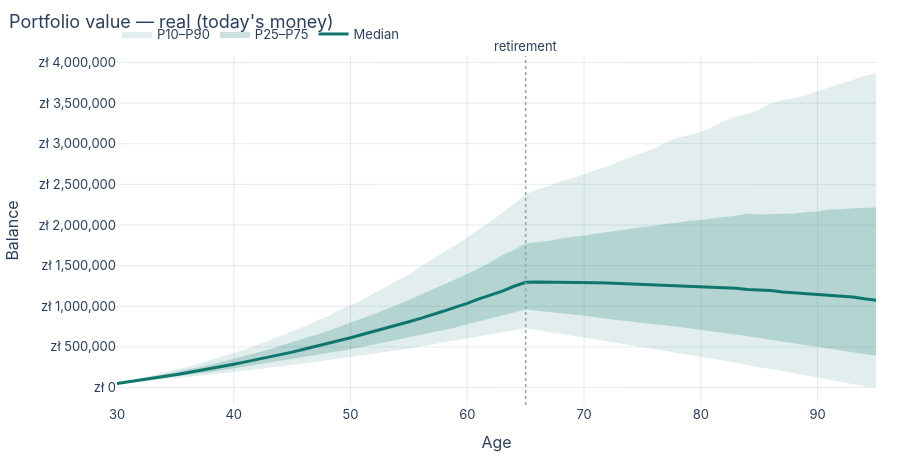

The notebook cell saved with this chart:
### Markdown cell above
## Fan chart — the spread of outcomes

The median line is the "typical" path; the shaded bands are the P10–P90 and
P25–P75 ranges across all simulated paths, in **today's money**.

### Code cell
viz.fan_chart(result, real=True, currency="zł ")

### Figure 1 — Plotly figure (JSON) as saved in the notebook; plotly's stock layout.template omitted (floating-point values rounded to 4 significant figures; data arrays with more than 128 entries replaced by an {"elided": "..."} marker saying what was removed)
{"data": [{"fill": "toself", "fillcolor": "rgba(15, 118, 110, 0.12)", "hoverinfo": "skip", "line": {"color": "rgba(0,0,0,0)"}, "name": "P10–P90", "type": "scatter", "x": {"elided": "132 int values"}, "y": {"elided": "132 float values"}}, {"fill": "toself", "fillcolor": "rgba(15, 118, 110, 0.22)", "hoverinfo": "skip", "line": {"color": "rgba(0,0,0,0)"}, "name": "P25–P75", "type": "scatter", "x": {"elided": "132 int values"}, "y": {"elided": "132 float values"}}, {"line": {"color": "#0f766e", "width": 3}, "name": "Median", "type": "scatter", "x": [30, 31, 32, 33, 34, 35, 36, 37, 38, 39, 40, 41, 42, 43, 44, 45, 46, 47, 48, 49, 50, 51, 52, 53, 54, 55, 56, 57, 58, 59, 60, 61, 62, 63, 64, 65, 66, 67, 68, 69, 70, 71, 72, 73, 74, 75, 76, 77, 78, 79, 80, 81, 82, 83, 84, 85, 86, 87, 88, 89, 90, 91, 92, 93, 94, 95], "y": [50000.0, 70540.0, 91880.0, 113500.0, 135400.0, 158200.0, 182600.0, 207100.0, 233200.0, 259500.0, 286600.0, 315600.0, 344300.0, 372400.0, 405100.0, 435700.0, 470600.0, 504700.0, 537900.0, 577000.0, 613000.0, 652100.0, 689100.0, 728400.0, 767700.0, 809800.0, 851500.0, 892400.0, 941300.0, 989700.0, 1035000.0, 1092000.0, 1140000.0, 1187000.0, 1246000.0, 1295000.0, 1298000.0, 1296000.0, 1295000.0, 1301000.0, 1293000.0, 1290000.0, 1286000.0, 1280000.0, 1274000.0, 1271000.0, 1262000.0, 1259000.0, 1255000.0, 1246000.0, 1238000.0, 1235000.0, 1230000.0, 1223000.0, 1207000.0, 1200000.0, 1195000.0, 1176000.0, 1166000.0, 1158000.0, 1143000.0, 1133000.0, 1121000.0, 1115000.0, 1092000.0, 1073000.0]}], "layout": {"annotations": [{"showarrow": false, "text": "retirement", "x": 65, "xanchor": "center", "xref": "x", "y": 1, "yanchor": "bottom", "yref": "y domain"}], "font": {"family": "Inter, system-ui, sans-serif", "size": 13}, "height": 460, "hovermode": "x unified", "legend": {"orientation": "h", "x": 0, "y": 1.02, "yanchor": "bottom"}, "margin": {"b": 48, "l": 60, "r": 24, "t": 56}, "shapes": [{"line": {"color": "#94a3b8", "dash": "dot", "width": 1.5}, "type": "line", "x0": 65, "x1": 65, "xref": "x", "y0": 0, "y1": 1, "yref": "y domain"}], "title": {"font": {"size": 18}, "text": "Portfolio value — real (today's money)", "x": 0.01, "xanchor": "left"}, "xaxis": {"gridcolor": "rgba(148, 163, 184, 0.22)", "title": {"text": "Age"}, "zeroline": false}, "yaxis": {"gridcolor": "rgba(148, 163, 184, 0.22)", "tickformat": ",.0f", "tickprefix": "zł ", "title": {"text": "Balance"}, "zeroline": false}}}
